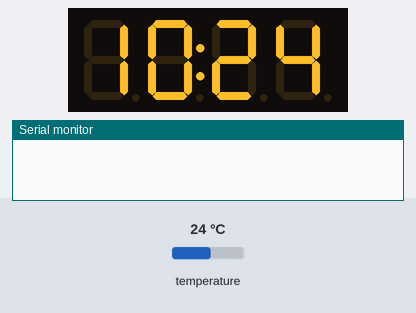
This sketch was run on a simulated Arduino Uno, built with avr-gcc and run on an emulated ATmega328P. Shown: 4-digit seven-segment display, the last lines printed to the serial monitor. Inputs (shaded band) come from the test bench; at power-on: temperature 24 °C. The local clock reads 2024-03-15 10:24:30 at power-on unless the sketch sets it.

Above: at 0.1 s.
At 91.0 s:
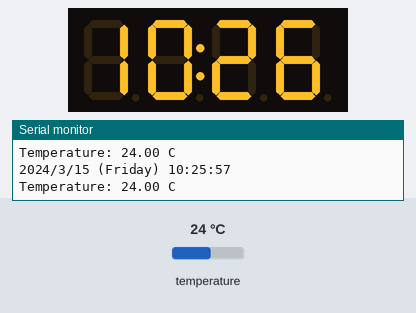

The sketch:

TM1637_RTC.ino
```cpp
#include "RTClib.h"
#include <TimeLib.h>      // incluye libreria TimeLib
#include <TM1637Display.h>    // incluye libreria TM1637

#define CLK 5       // CLK a pin 2
#define DIO 4       // DIO a pin 3

TM1637Display display(CLK, DIO);  // crea objeto
RTC_DS3231 rtc;
char daysOfTheWeek[7][12] = {"Sunday", "Monday", "Tuesday",
"Wednesday", "Thursday", "Friday", "Saturday"};

void setup () {
  Serial.begin(9600);

  if (! rtc.begin()) {
    Serial.println("Couldn't find RTC");
    Serial.flush();
    abort();
  }

  if (rtc.lostPower()) {
   // Serial.println("RTC lost power, let's set the time!");
    rtc.adjust(DateTime(F(__DATE__), F(__TIME__)));
  }
  display.setBrightness(7);   // establece nivel de brillo
  setTime(0,0,0,21,8,2021);    // establece fecha y horario inicial
}

void loop() {
    DateTime now = rtc.now();
    display.showNumberDecEx(now.hour(), 0b01000000, false, 2, 0);  // muestra hora y enciende
    display.showNumberDec(now.minute(), true, 2, 2);    // muestra minutos
    delay(100);       // demora de 100 mseg.
    Serial.print(now.year(), DEC);
    Serial.print('/');
    Serial.print(now.month(), DEC);
    Serial.print('/');
    Serial.print(now.day(), DEC);
    Serial.print(" (");
    Serial.print(daysOfTheWeek[now.dayOfTheWeek()]);
    Serial.print(") ");
    Serial.print(now.hour(), DEC);
    Serial.print(':');
    Serial.print(now.minute(), DEC);
    Serial.print(':');
    Serial.print(now.second(), DEC);
    Serial.println();

    Serial.print("Temperature: ");
    Serial.print(rtc.getTemperature());
    Serial.println(" C");

    delay(3000);
}
```
